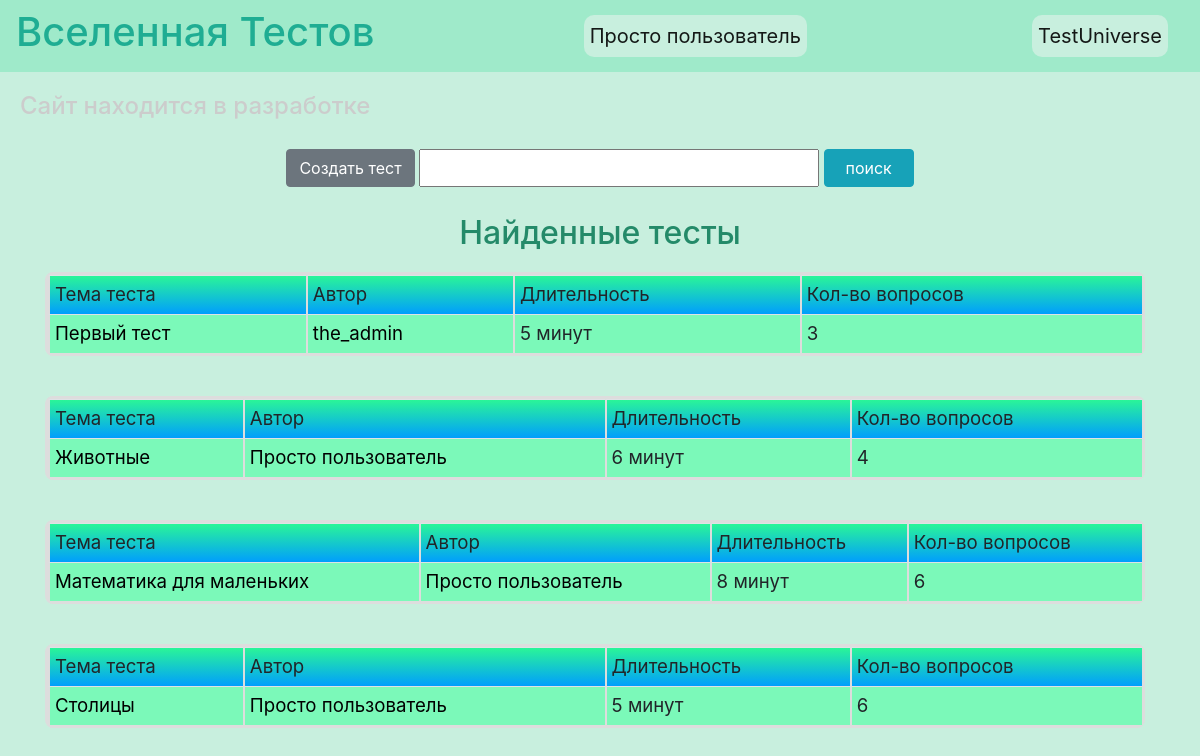
/ (signed in), run on the app's committed database.
### data/users.py (models this page shows, shortened)
class User(SqlAlchemyBase, UserMixin, SerializerMixin):
    __tablename__ = 'users'
    id = sqlalchemy.Column(sqlalchemy.Integer,
                           primary_key=True, autoincrement=True)
    name = sqlalchemy.Column(sqlalchemy.String, nullable=True)
    about = sqlalchemy.Column(sqlalchemy.String, nullable=True)
    email = sqlalchemy.Column(sqlalchemy.String,
                              index=True, unique=True, nullable=True)
    hashed_password = sqlalchemy.Column(sqlalchemy.String, nullable=True)
    created_date = sqlalchemy.Column(sqlalchemy.DateTime,
                                     default=datetime.datetime.now)
    tests = orm.relationship("Tests", back_populates='user')

### data/tests.py (models this page shows, shortened)
class Tests(SqlAlchemyBase, UserMixin, SerializerMixin):
    __tablename__ = 'tests'
    id = sqlalchemy.Column(sqlalchemy.Integer,
                           primary_key=True, autoincrement=True)
    title = sqlalchemy.Column(sqlalchemy.String, nullable=True)
    content = sqlalchemy.Column(sqlalchemy.String, nullable=True)
    key = sqlalchemy.Column(sqlalchemy.String, nullable=True)
    duration = sqlalchemy.Column(sqlalchemy.Integer, nullable=True, default=5)
    created_date = sqlalchemy.Column(sqlalchemy.DateTime,
                                     default=datetime.datetime.now)
    is_private = sqlalchemy.Column(sqlalchemy.Boolean, default=False)
    code = sqlalchemy.Column(sqlalchemy.String, nullable=True)
    size = sqlalchemy.Column(sqlalchemy.Integer, default=0)
    creator = sqlalchemy.Column(sqlalchemy.Integer,
                                sqlalchemy.ForeignKey("users.id"))
    user = orm.relationship('User')

### main.py (the view)
@app.route("/", methods=['GET', 'POST'])
def index():
    search_form = SearchForm()
    if search_form.validate_on_submit():
        req = search_form.search.data
    else:
        req = ''
    db_sess = db_session.create_session()
    if current_user.is_authenticated:
        tests = db_sess.query(Tests).filter(
            (Tests.user == current_user) | (Tests.is_private is not True),
            Tests.title.like(f'%{req}%')
        )
    else:
        tests = db_sess.query(Tests).filter(
            Tests.is_private is not True,
            Tests.title.like(f'%{req}%')
        )
    users = db_sess.query(User).all()
    names = {name.id: name.name for name in users}
    return render_template("index.html", form=search_form, tests=tests, names=names)

### forms/search.py
class SearchForm(FlaskForm):
    search = StringField('поиск')
    submit = SubmitField('поиск')

### data/db_session.py (called while the page is built)
def create_session() -> Session:
    global __factory
    return __factory()

### main.py (called while the page is built)
@login_manager.user_loader
def load_user(user_id):
    db_sess = db_session.create_session()
    return db_sess.query(User).get(user_id)

### templates/index.html (shortened to what this page needs)
{% extends "base.html" %}
{% block content %}
<form action="" method="post">
        <div align="center">
            {% if current_user.is_authenticated %}
            <a href="create_test" class="btn btn-secondary" style="margin-bottom:3px">Создать тест</a>
            {% endif %}
            {{ form.search(style="width:400px;display:inline;line-height:32px") }}
            {{ form.submit(type="submit", style="width:90px;display:inline;margin-bottom:3px", class="btn btn-info btn-block") }}
        </div><br>
</form>
<h2 align="center" style="margin-bottom:20px;color:#248a69">Найденные тесты</h2>
{% for test in tests %}
<div class="table">
    <table class="my_table" width="1100px">
        <tr class="my_row">
            <td class="title">Тема теста</td>
            <td class="title">Автор</td>
            <td class="title" align="center">Длительность</td>
            <td class="title" align="center">Кол-во вопросов</td>
        </tr>
        <tr class="my_row">
            <td class="ordinary"><a class="link-1" href="/complete_test/{{ test.id }}">{{ test.title }}</a></td>
            <td class="ordinary"><a class="link-1" href="/profile/{{ names[test.creator] }}">{{ names[test.creator] }}</a></td>
            <td class="ordinary" align="center">{{ test.duration }} минут</td>
            <td class="ordinary" align="center">{{ test.size }}</td>
        </tr>
    </table>
</div>
<br>
{% endfor %}
{% endblock %}

### templates/base.html (shortened to what this page needs)
<!DOCTYPE html>
<html lang="en">
<head>
    <link rel="stylesheet" href="https://stackpath.bootstrapcdn.com/bootstrap/4.4.1/css/bootstrap.min.css"
>
    <link rel="stylesheet" type="text/css" href="../static/css/style.css"/>
</head>
<body>
<header>
    <nav class="navbar navbar-light bg-green">
        <h1>Вселенная Тестов</h1>
        {% if current_user.is_authenticated %}
        <a class="navbar-brand" href="/profile/{{ current_user.name }}">{{ current_user.name }}</a>
        {% else %}
        <p>
            <a class="btn btn-primary " href="/register">Регистрация</a>
            <a class="btn btn-success" href="/login">Вход</a>
        </p>
        {% endif %}
        <a class="navbar-brand" href="/">TestUniverse</a>
    </nav>
    <h4>Сайт находится в разработке</h4>
</header>
<main role="main" class="container">
    {% block content %}{% endblock %}
</main>
</body>
</html>

### static/css/style.css (style rules this page uses)
td.title { background-image: linear-gradient(180deg, #2af598 0%, #009efd 100%); align: "center"; font-size: 14pt; padding: 5px; }
td.ordinary { background-color: #7BF9B9; align: "center"; font-size: 14pt; padding: 5px; }
table { border-collapse: separate; border: 3px solid #ddd; border-radius: 8px; border-spacing: 0px; align: "center"; }
h4 { color: #cccccc; padding: 20px; }
nav { background-color: #9FEACA; color: #1FAD93; }
body { background-color: #C8EFDE; }
th, td { padding: 5px 5px 5px 5px; text-align: left; vertical-align: top; border-left: 2px solid #ddd; }
a.navbar-brand { background-color: #C8EFDE; border-radius: 10px; padding: 6px; }
a.link-1 { color: black; }

### data on the page
User: name "Просто пользователь"
Tests: title "Первый тест", creator.name "the_admin", duration "5", size "3"
Tests: title "Животные", creator.name "Просто пользователь", duration "6", size "4"
Tests: title "Математика для маленьких", creator.name "Просто пользователь", duration "8", size "6"
Tests: title "Столицы", creator.name "Просто пользователь", duration "5", size "6"
